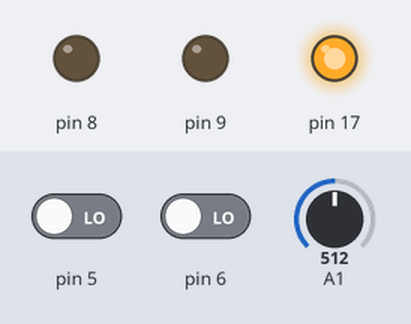
Simulated run of this sketch. Board: Arduino Uno, built for the host (arithmetic inside an expression is 32-bit, double 64-bit). Parts: output pins drawn as LEDs (lit = HIGH). The test bench sets the inputs (shaded band); at power-on: pin 5 LOW, A1 = 512, pin 6 LOW.

Above: at 1.2 s.
1.3 s: pin 5 driven HIGH
At 2.2 s:
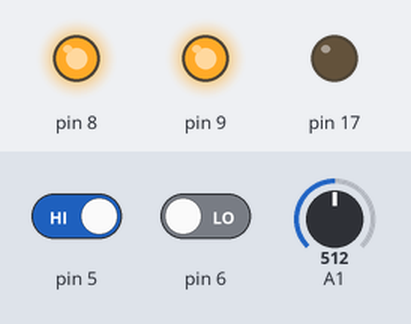
2.8 s: A1 set to 688
4.3 s: A1 set to 709
At 5.5 s:
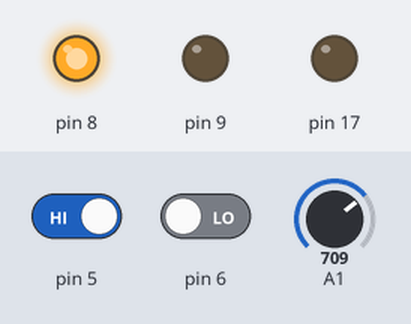
5.8 s: pin 6 driven HIGH
At 6.9 s:
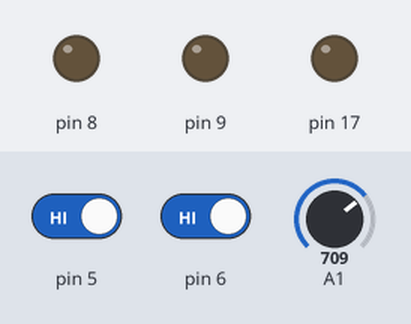
7.3 s: pin 6 driven LOW
At 8.0 s:
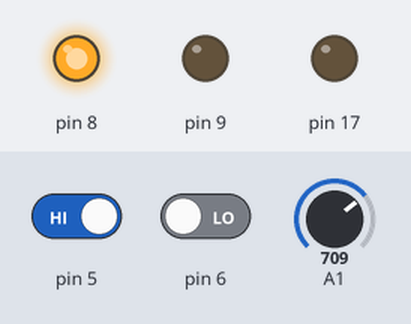
8.8 s: A1 set to 690
At 9.1 s:
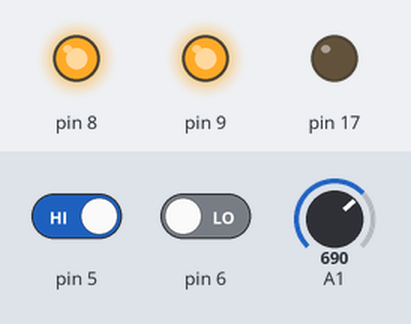
Timing chart, 0 to 11.3 s (numbered marks = the images above; inputs shaded):
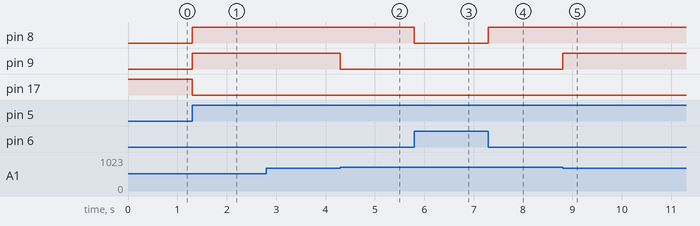

The sketch:

sketch_nov22a.ino
```cpp
void setup() {
  pinMode(PIN_PC1, INPUT);
  pinMode(PIN_PD6, INPUT);
  pinMode(PIN_PD5, INPUT);
  pinMode(PIN_PB0, OUTPUT);
  pinMode(PIN_PB1, OUTPUT);
  pinMode(PIN_PC3, OUTPUT);

  digitalWrite(PIN_PC3, HIGH);
  digitalWrite(PIN_PB1, LOW);
  digitalWrite(PIN_PB0, LOW);
}

int val, check;
void loop() {
  val = digitalRead(PIN_PD5);
  check = digitalRead(PIN_PD6);
  if(val == HIGH && check == LOW)
  {
    digitalWrite(PIN_PC3, LOW);
    digitalWrite(PIN_PB0, HIGH);
    if(analogRead(PIN_PC1) < 700)
    {
      digitalWrite(PIN_PB1, HIGH);
    }
    else
    {
      digitalWrite(PIN_PB1, LOW);
    }
  }
  if(check == HIGH)
  {
    digitalWrite(PIN_PB0, LOW);
  }
}
```

Measured:
- the behaviour switches between 699 and 700 on A1 (found by bisection; images 1 and 2)
- after the input at 1.3 s, pin 8, pin 9: LOW → HIGH at once; pin 17: HIGH → LOW at once
- after the input at 2.8 s, every drawn part: stays the same
- after the input at 4.3 s, pin 9: HIGH → LOW at once
- after the input at 5.8 s, pin 8: HIGH → LOW at once
- after the input at 7.3 s, pin 8: LOW → HIGH at once
- after the input at 8.8 s, pin 9: LOW → HIGH at once
